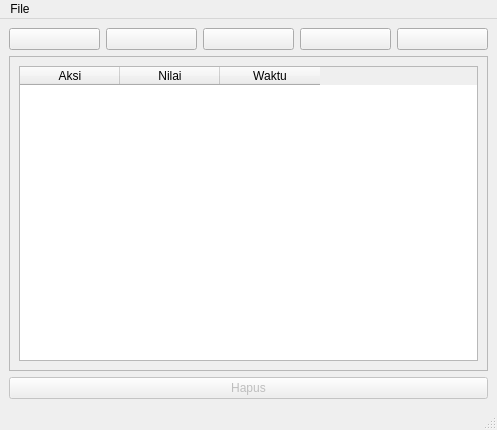
<?xml version="1.0" encoding="UTF-8"?>
<ui version="4.0">
 <class>MainWindow</class>
 <widget class="QMainWindow" name="MainWindow">
  <property name="geometry">
   <rect>
    <x>0</x>
    <y>0</y>
    <width>497</width>
    <height>430</height>
   </rect>
  </property>
  <property name="mouseTracking">
   <bool>false</bool>
  </property>
  <property name="windowTitle">
   <string>Macro Recorder</string>
  </property>
  <property name="windowIcon">
   <iconset>
    <normaloff>../icon/settings.png</normaloff>../icon/settings.png</iconset>
  </property>
  <property name="toolTipDuration">
   <number>-1</number>
  </property>
  <property name="autoFillBackground">
   <bool>false</bool>
  </property>
  <property name="styleSheet">
   <string notr="true"/>
  </property>
  <widget class="QWidget" name="centralwidget">
   <property name="minimumSize">
    <size>
     <width>497</width>
     <height>0</height>
    </size>
   </property>
   <property name="layoutDirection">
    <enum>Qt::LeftToRight</enum>
   </property>
   <property name="styleSheet">
    <string notr="true"/>
   </property>
   <layout class="QVBoxLayout" name="verticalLayout">
    <item>
     <layout class="QHBoxLayout" name="horizontalLayout">
      <item>
       <widget class="QPushButton" name="TombolRecord">
        <property name="enabled">
         <bool>true</bool>
        </property>
        <property name="cursor">
         <cursorShape>ArrowCursor</cursorShape>
        </property>
        <property name="mouseTracking">
         <bool>false</bool>
        </property>
        <property name="styleSheet">
         <string notr="true"/>
        </property>
        <property name="text">
         <string/>
        </property>
        <property name="icon">
         <iconset>
          <normaloff>../icon/record.png</normaloff>../icon/record.png</iconset>
        </property>
        <property name="iconSize">
         <size>
          <width>16</width>
          <height>16</height>
         </size>
        </property>
        <property name="checkable">
         <bool>false</bool>
        </property>
       </widget>
      </item>
      <item>
       <widget class="QPushButton" name="TombolMulai">
        <property name="enabled">
         <bool>true</bool>
        </property>
        <property name="cursor">
         <cursorShape>ArrowCursor</cursorShape>
        </property>
        <property name="mouseTracking">
         <bool>false</bool>
        </property>
        <property name="styleSheet">
         <string notr="true"/>
        </property>
        <property name="text">
         <string/>
        </property>
        <property name="icon">
         <iconset>
          <normaloff>../icon/play-button.png</normaloff>../icon/play-button.png</iconset>
        </property>
        <property name="iconSize">
         <size>
          <width>16</width>
          <height>16</height>
         </size>
        </property>
        <property name="checkable">
         <bool>false</bool>
        </property>
       </widget>
      </item>
      <item>
       <widget class="QPushButton" name="TombolPause">
        <property name="enabled">
         <bool>true</bool>
        </property>
        <property name="cursor">
         <cursorShape>ArrowCursor</cursorShape>
        </property>
        <property name="mouseTracking">
         <bool>false</bool>
        </property>
        <property name="styleSheet">
         <string notr="true"/>
        </property>
        <property name="text">
         <string/>
        </property>
        <property name="icon">
         <iconset>
          <normaloff>../icon/pause.png</normaloff>../icon/pause.png</iconset>
        </property>
        <property name="checkable">
         <bool>false</bool>
        </property>
       </widget>
      </item>
      <item>
       <widget class="QPushButton" name="TombolStop">
        <property name="enabled">
         <bool>true</bool>
        </property>
        <property name="cursor">
         <cursorShape>ArrowCursor</cursorShape>
        </property>
        <property name="mouseTracking">
         <bool>false</bool>
        </property>
        <property name="styleSheet">
         <string notr="true"/>
        </property>
        <property name="text">
         <string/>
        </property>
        <property name="icon">
         <iconset>
          <normaloff>../icon/stop-button.png</normaloff>../icon/stop-button.png</iconset>
        </property>
        <property name="checkable">
         <bool>false</bool>
        </property>
       </widget>
      </item>
      <item>
       <widget class="QPushButton" name="TombolSetting">
        <property name="enabled">
         <bool>true</bool>
        </property>
        <property name="cursor">
         <cursorShape>ArrowCursor</cursorShape>
        </property>
        <property name="mouseTracking">
         <bool>false</bool>
        </property>
        <property name="styleSheet">
         <string notr="true">backgrund: transparent</string>
        </property>
        <property name="text">
         <string/>
        </property>
        <property name="icon">
         <iconset>
          <normaloff>../icon/settings.png</normaloff>../icon/settings.png</iconset>
        </property>
        <property name="checkable">
         <bool>false</bool>
        </property>
       </widget>
      </item>
     </layout>
    </item>
    <item>
     <widget class="QScrollArea" name="scrollArea">
      <property name="widgetResizable">
       <bool>true</bool>
      </property>
      <widget class="QWidget" name="scrollAreaWidgetContents">
       <property name="geometry">
        <rect>
         <x>0</x>
         <y>0</y>
         <width>477</width>
         <height>308</height>
        </rect>
       </property>
       <layout class="QHBoxLayout" name="horizontalLayout_2">
        <item>
         <widget class="QTableWidget" name="tableWidget">
          <property name="styleSheet">
           <string notr="true"/>
          </property>
          <column>
           <property name="text">
            <string>Aksi</string>
           </property>
          </column>
          <column>
           <property name="text">
            <string>Nilai</string>
           </property>
          </column>
          <column>
           <property name="text">
            <string>Waktu</string>
           </property>
          </column>
         </widget>
        </item>
       </layout>
      </widget>
     </widget>
    </item>
    <item>
     <widget class="QPushButton" name="TombolHapus">
      <property name="enabled">
       <bool>false</bool>
      </property>
      <property name="toolTip">
       <string>Menghapus aksi dari table</string>
      </property>
      <property name="text">
       <string>Hapus</string>
      </property>
     </widget>
    </item>
   </layout>
  </widget>
  <widget class="QMenuBar" name="menubar">
   <property name="geometry">
    <rect>
     <x>0</x>
     <y>0</y>
     <width>497</width>
     <height>21</height>
    </rect>
   </property>
   <widget class="QMenu" name="menuFile">
    <property name="title">
     <string>File</string>
    </property>
    <addaction name="actionSave"/>
    <addaction name="actionOpen"/>
    <addaction name="separator"/>
    <addaction name="actionExit"/>
   </widget>
   <addaction name="menuFile"/>
  </widget>
  <widget class="QStatusBar" name="statusbar"/>
  <action name="actionSave">
   <property name="text">
    <string>Save</string>
   </property>
  </action>
  <action name="actionOpen">
   <property name="text">
    <string>Open</string>
   </property>
  </action>
  <action name="actionExit">
   <property name="text">
    <string>Exit</string>
   </property>
  </action>
 </widget>
 <resources/>
 <connections/>
</ui>
